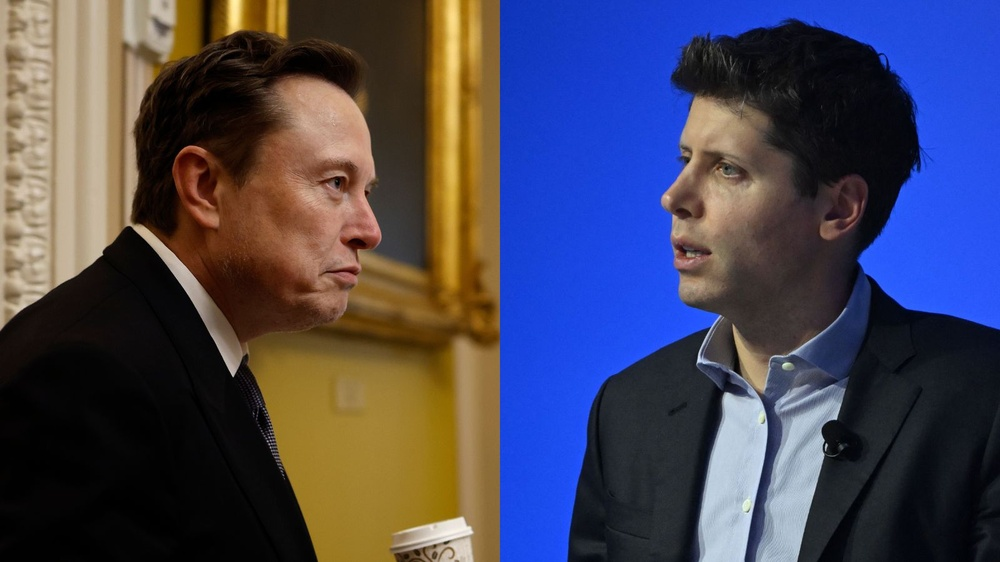
#> input picture Basics/elon-musk-sam-altman.jpg, 1000 x 562 px, shrunk from 1600 x 900 before the run, found by its file name
$ python cannyfunc.py
#> lines starting #> are read from the running program, lines starting #| are printed output that depends on the picture
import cv2
img = cv2.imread('Basics\elon-musk-sam-altman.jpg', cv2.IMREAD_GRAYSCALE)  # Load an image
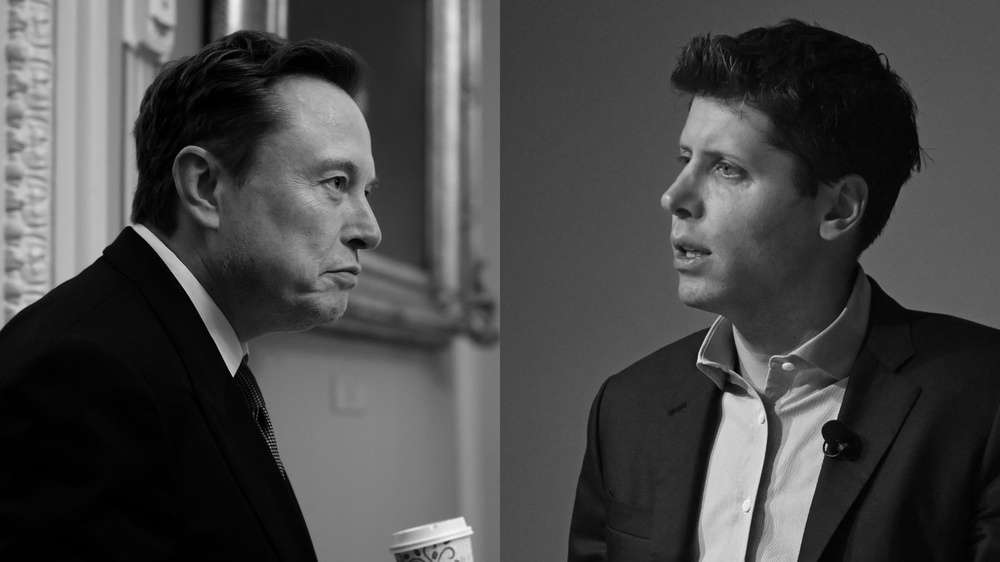
#> img: shape (562, 1000); min 0, max 245, mean 71.7
edges = cv2.Canny(img, 100, 200)  # Apply Canny edge detection
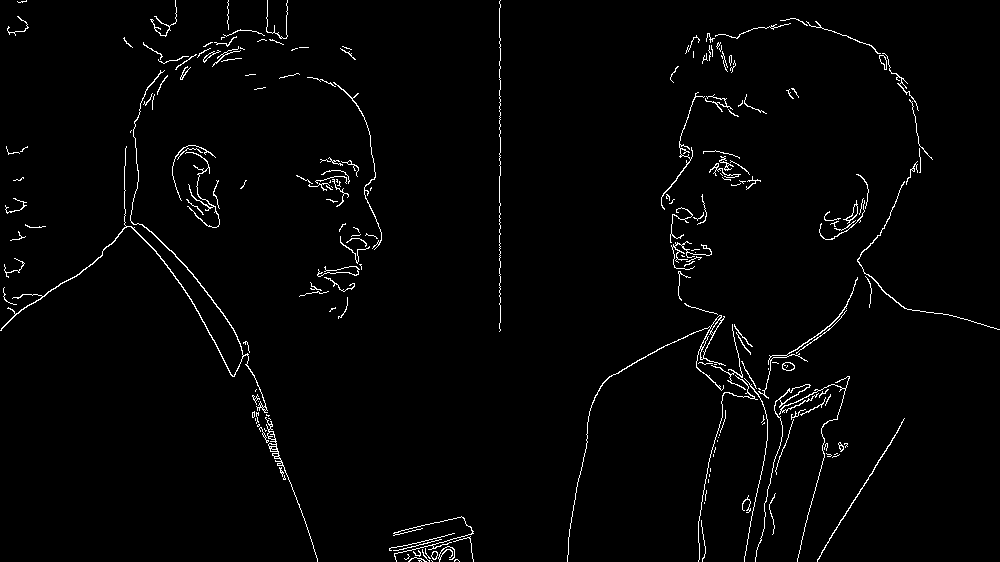
#> edges: shape (562, 1000); 1.9% white in thin lines or dots
cv2.imshow('Canny Edges', edges)  # Display the edges
cv2.waitKey(0)  # Wait for a key press
cv2.destroyAllWindows()  # Close all OpenCV windows
